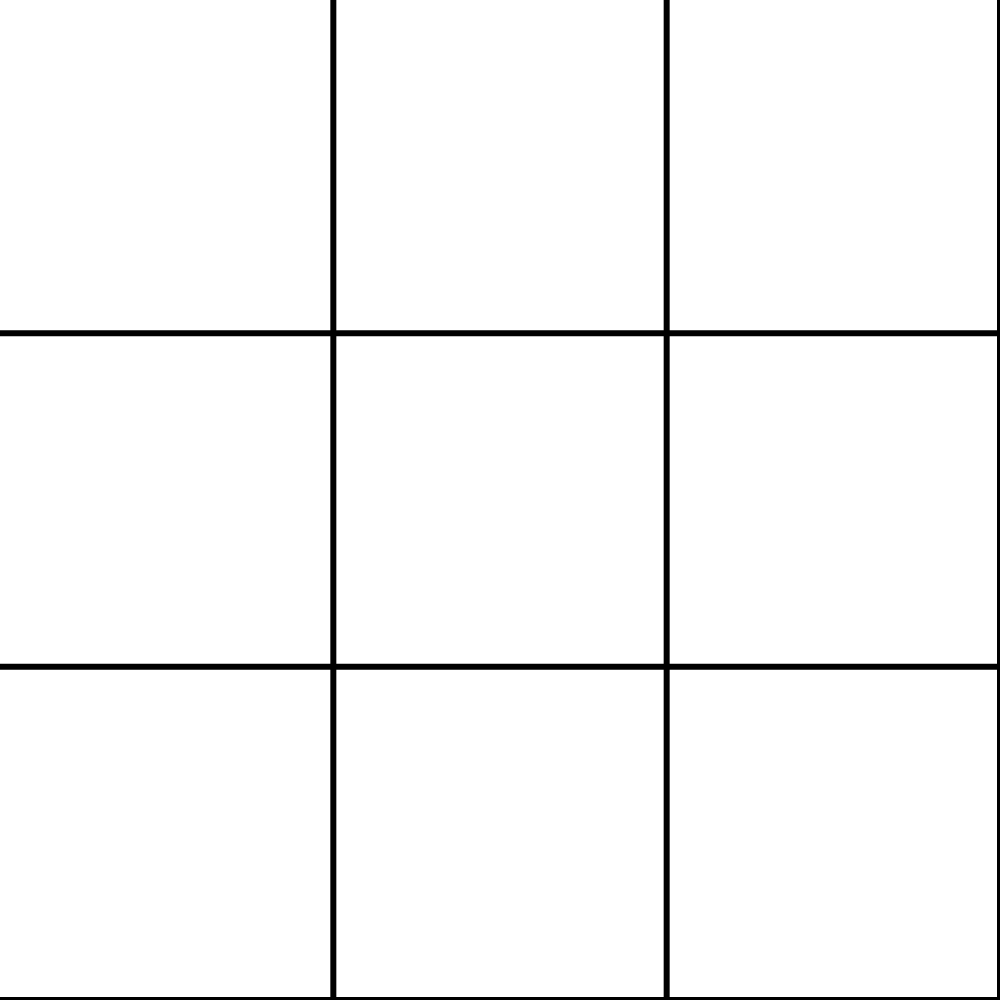
Frame 1 (no input)
Frame 60 (no input): identical to frame 1, image omitted
Frame 120 (the mouse pressed at the canvas centre since frame 60): identical to frame 1, image omitted

The p5.js sketch that drew this single still picture (run headless with seeded random() and noise() and a simulated clock; from frame 60 on, the mouse is pressed at the canvas centre):

// p5.js sketch
// ── sketch.js
let cell;
let offset;

function setup() {
    let size = Math.min(windowWidth, windowHeight);
    createCanvas(size, size);
    cell = width / 3;
    offset = width / 20;
}

let turn = 0;

//creating an empty board
let board = [
    ['', '', ''],
    ['', '', ''],
    ['', '', '']
];

function draw() {
    background(256);
    strokeWeight(6)
    stroke(0);

    //drawing the board
    for (let i = 1; i <= 3; i++) {
        line(i * width / 3, 0, i * width / 3, width);
        line(0, i * width / 3, height, i * width / 3);
    }

    //drawing X and O
    for (let i = 0; i <= 2; i++) {
        for (let j = 0; j <= 2; j++) {
            switch (board[i][j]) {
                case 'O':
                    circle(i * cell + cell / 2, j * cell + cell / 2, cell - offset);
                    break;
                case 'X':
                    line(i * cell + offset, j * cell + offset, (i + 1) * cell - offset, (j + 1) * cell - offset);
                    line((i + 1) * cell - offset, j * cell + offset, i * cell + offset, (j + 1) * cell - offset);
                    break;
            }
        }
    }

    //calling a function to check if the game is over
    //true, indicates that it is the main board
    gameOver(board, true);
}

function mouseClicked() {
    //calculating click position on board
    let j = floor(mouseY / cell);
    let i = floor(mouseX / cell);
    if ((turn % 2 == 0) && !gameOver(board)[0]) {
        if (board[i][j] == '') {
            //addin the X to the board
            board[i][j] = 'X';
            turn++;

            //calling the ai function
            ai();
        }
    }
}


function gameOver(board, isReal) {
    //a function to check if the game is over
    stroke(255, 0, 0);
    strokeWeight(6);
    let game = [false, 'tie'];
    for (let i = 0; i <= 2; i++) {
        if (board[i][0] === board[i][1] && board[i][0] === board[i][2] && (board[i][0] === 'X' || board[i][0] === 'O')) {
            //cehcling horizontal
            game[0] = true; //telling that the game is over
            game[1] = board[i][0]; //telling who won
            if (isReal) {
                //if the board is the main board
                //this will draw lies over the three winning cells.
                line(i * cell + cell / 2, offset, i * cell + cell / 2, width - offset);
                break;
            }
        } else if (board[0][i] === board[1][i] && board[0][i] === board[2][i] && (board[0][i] === 'X' || board[0][i] === 'O')) {
            //checking vertical
            game[0] = true;
            game[1] = board[0][i];
            if (isReal) {
                line(offset, i * cell + cell / 2, height - offset, i * cell + cell / 2);
                break;
            }
        }
    }

    //cecking diagonals
    if (board[1][1] === board[0][0] && board[1][1] === board[2][2] && (board[1][1] === 'X' || board[1][1] === 'O')) {
        game[0] = true;
        game[1] = board[1][1];
        if (isReal) {
            line(offset, offset, width - offset, height - offset);
        }
    } else if (board[1][1] === board[0][2] && board[1][1] === board[2][0] && (board[1][1] === 'X' || board[1][1] === 'O')) {
        game[0] = true;
        game[1] = board[1][1];
        if (isReal) {
            line(width - offset, offset, offset, height - offset);
        }
    }

    //returning if the game is over, and who won.
    //if no one won, the function will return [false, 'tie'];
    return game;
}

function ai() {
    if (!gameOver(board, false)[0] && turn < 9) {
        //calling the minimax function
        //minimax returns an array, [score of move, [move]]
        let move = minimax(board, 8 - turn, true)[1];

        //addin O to the board, using the move given by minimax
        board[move[0]][move[1]] = 'O';
        turn++;
    }
}

function minimax(board, depth, maximizing) {
    if (depth == -1 || gameOver(board, false)[0]) {
        //if the board is full, or the game is over, the function will return depends on who wins.
        let score;
        if (gameOver(board, false)[1] == 'X') {
            score = -1;
        } else if (gameOver(board, false)[1] == 'O') {
            score = 1
        } else if (gameOver(board, false)[1] == 'tie') {
            score = 0;
        }

        return [score];
    }

    if (maximizing) {
        let maxValue = -Infinity;
        let move;
        for (let i = 0; i <= 2; i++) {
            for (let j = 0; j <= 2; j++) {
                if (board[i][j] == '') {
                    //going through every empty cell on the board
                    let next = clone(board); //creating a copy of the board
                    next[i][j] = 'O'; //adding O to the empty cell
                    let eval = minimax(next, depth - 1, false); //calling minimax on the child.
                    if (eval > maxValue) {
                        //if the value of the child is bigger than the max value
                        //the max value will be replaced
                        maxValue = eval;
                        //saving the move that leads to max value
                        move = [i, j];
                    }
                }
            }
        }
        //returning the value and the move captured
        return [maxValue, move];
    } else {
        let minValue = +Infinity;
        for (let i = 0; i <= 2; i++) {
            for (let j = 0; j <= 2; j++) {
                if (board[i][j] == '') {
                    //going through every empty cell of the board
                    let next = clone(board); //creating a copy
                    next[i][j] = 'X'; //adding 'X' to the empty cell
                    let eval = minimax(next, depth - 1, true)[0]; //calling minimax on the child
                    if (eval < minValue) {
                        //replacing minimum value with a new, smaller one.
                        //no need to save move on this one
                        //as this is not the move the AI would do.
                        minValue = eval;
                    }
                }
            }
        }
        //returning the maximum value
        return minValue;
    }
}

//a function that clones an array
//because "array = ogArray" would make a pointer and not clone it.
function clone(board) {
    var newArray = [];

    for (var i = 0; i < board.length; i++) {
        newArray[i] = board[i].slice();
    }

    return newArray;
}
// ── style.css
html,
body {
    margin: 0;
    padding: 0;
    background-color: black;
}

canvas {
    display: block;
    position: absolute;
    top: 0px;
    left: 0px;
    display: block;
}

h1 {
    margin-top: -1%;
    color: white;
    font-size: 600%;
    text-align: center;
    font-family: Arial, Helvetica, sans-serif;
}

.button {
    position: relative;
    font-size: larger;
    color: black;
    border-color: white;
}
